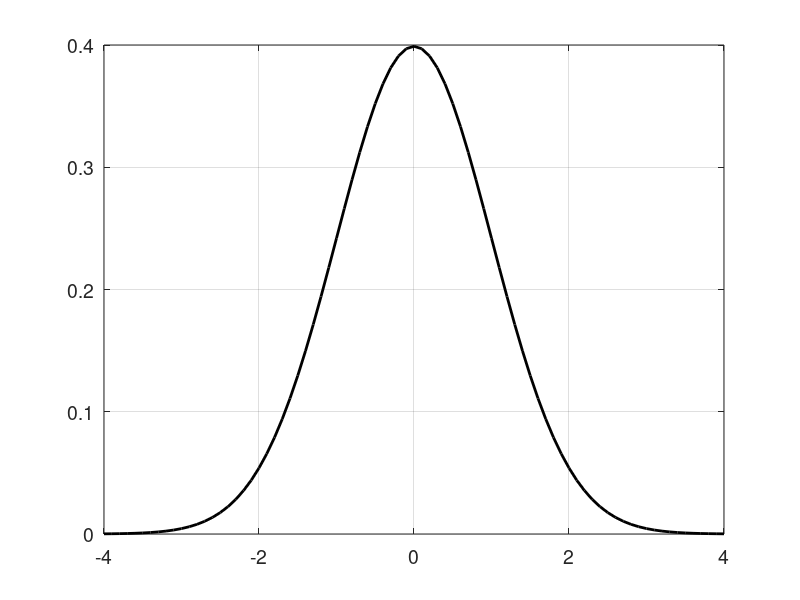

Recreate this plot in MATLAB. (Note: this script raises an error after producing the figure.)
t = -4:0.1:4 ;
f = 1/sqrt(2*pi)*exp(-0.5*t.^2);
plot(t,f,'Color',[0 0 0],'LineWidth',2) 
grid on, set(gca,'FontSize',14)

addpath('\Projects\export_fig') ;
export_fig figure1.pdf
rmpath('\Projects\export_fig') ;
